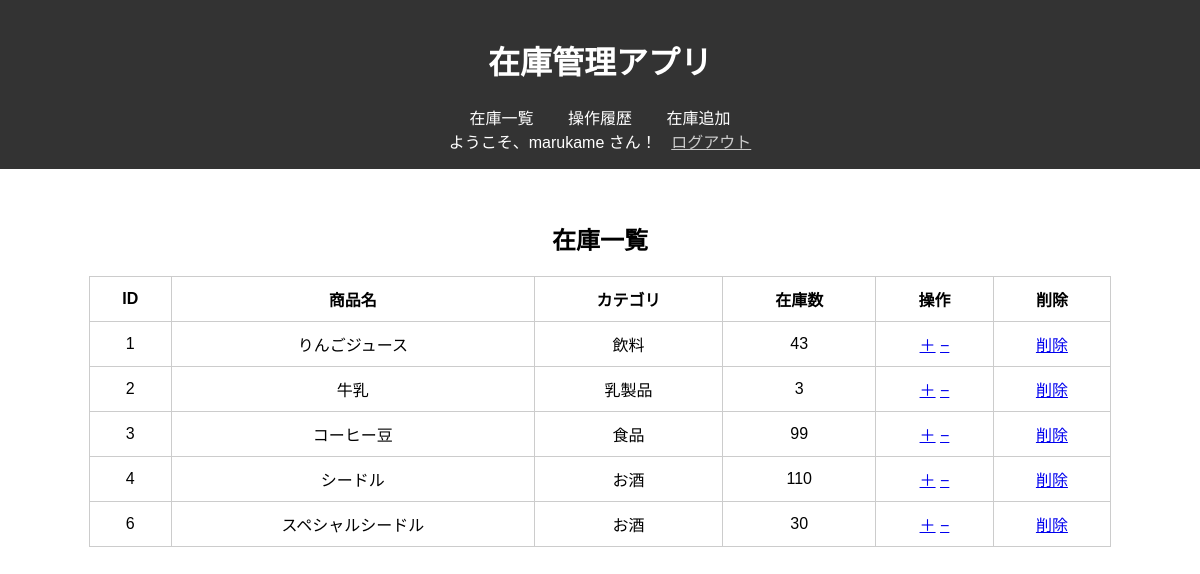
The page / (signed in) on the database its author committed.
### tables this page shows
CREATE TABLE "inventory" (
	"id"	INTEGER,
	"item_id"	INTEGER,
	"quantity"	INTEGER,
	PRIMARY KEY("id" AUTOINCREMENT)
);

CREATE TABLE "items" (
	"id"	INTEGER,
	"name"	TEXT,
	"category"	TEXT,
	"delete_flag"	INTEGER DEFAULT 0,
	PRIMARY KEY("id" AUTOINCREMENT)
);

### app.py (the view)
@app.route('/')
def index():
    if 'user_id' not in session:
        return redirect('/login')  # ← ログインしてなければリダイレクト
    conn = sqlite3.connect('inventory.db')
    c = conn.cursor()
    c.execute('''
        SELECT
            inventory.id,
            items.name,
            items.category,
            inventory.quantity
        FROM inventory
        JOIN items ON inventory.item_id = items.id
        WHERE items.delete_flag = 0
    ''')
    items = c.fetchall()  # → list of tuples
    conn.close()
    return render_template('index.html', items=items)

### templates/index.html (shortened to what this page needs)
{% extends "base.html" %}
{% block content %}
<h2 style="text-align: center;">在庫一覧</h2>
<table>
    <tr>
        <th>ID</th>
        <th>商品名</th>
        <th>カテゴリ</th>
        <th>在庫数</th>
        <th>操作</th>
        <th>削除</th>
    </tr>
    {% for item in items %}
    <tr>
        <td>{{ item[0] }}</td>
        <td>{{ item[1] }}</td>
        <td>{{ item[2] }}</td>
        <td>{{ item[3] }}</td>
        <td>
            <a href="/update/{{ item[0] }}/increase">＋</a>
            <a href="/update/{{ item[0] }}/decrease">−</a>
        </td>
        <td>
            <a href="/delete/{{ item[0] }}">削除</a>
        </td>
    </tr>
    {% endfor %}
</table>
{% endblock %}

### templates/base.html (shortened to what this page needs)
<!DOCTYPE html>
<html>
<head>
</head>
<body>
    <header>
        <h1>在庫管理アプリ</h1>
        <nav>
            <a href="/">在庫一覧</a>
            <a href="/log">操作履歴</a>
            <a href="/add">在庫追加</a>
        </nav>
        <div class="auth">
            {% if session.get('user_name') %}
                ようこそ、{{ session['user_name'] }} さん！
                <a href="/logout">ログアウト</a>
            {% else %}
                <a href="/login">ログイン</a>
                <a href="/register">新規登録</a>
            {% endif %}
        </div>
    </header>
    <main>
        {% block content %}{% endblock %}
    </main>
</body>
</html>

### templates/base.html (style rules this page uses)
body { font-family: sans-serif; margin: 0; }
header { background: #333; color: white; padding: 1em; text-align: center; }
nav a { margin: 0 15px; color: white; text-decoration: none; }
.auth a { color: #ccc; margin-left: 10px; }
main { padding: 2em; }
table { border-collapse: collapse; width: 90%; margin: 0 auto; }
th, td { border: 1px solid #ccc; padding: 10px; text-align: center; }

### rows shown on the page
inventory: id "1", name "りんごジュース", category "飲料", quantity "43"
inventory: id "2", name "牛乳", category "乳製品", quantity "3"
inventory: id "3", name "コーヒー豆", category "食品", quantity "99"
inventory: id "4", name "シードル", category "お酒", quantity "110"
inventory: id "6", name "スペシャルシードル", category "お酒", quantity "30"

### other values the page prints
{{ session['user_name'] }} "marukame"
